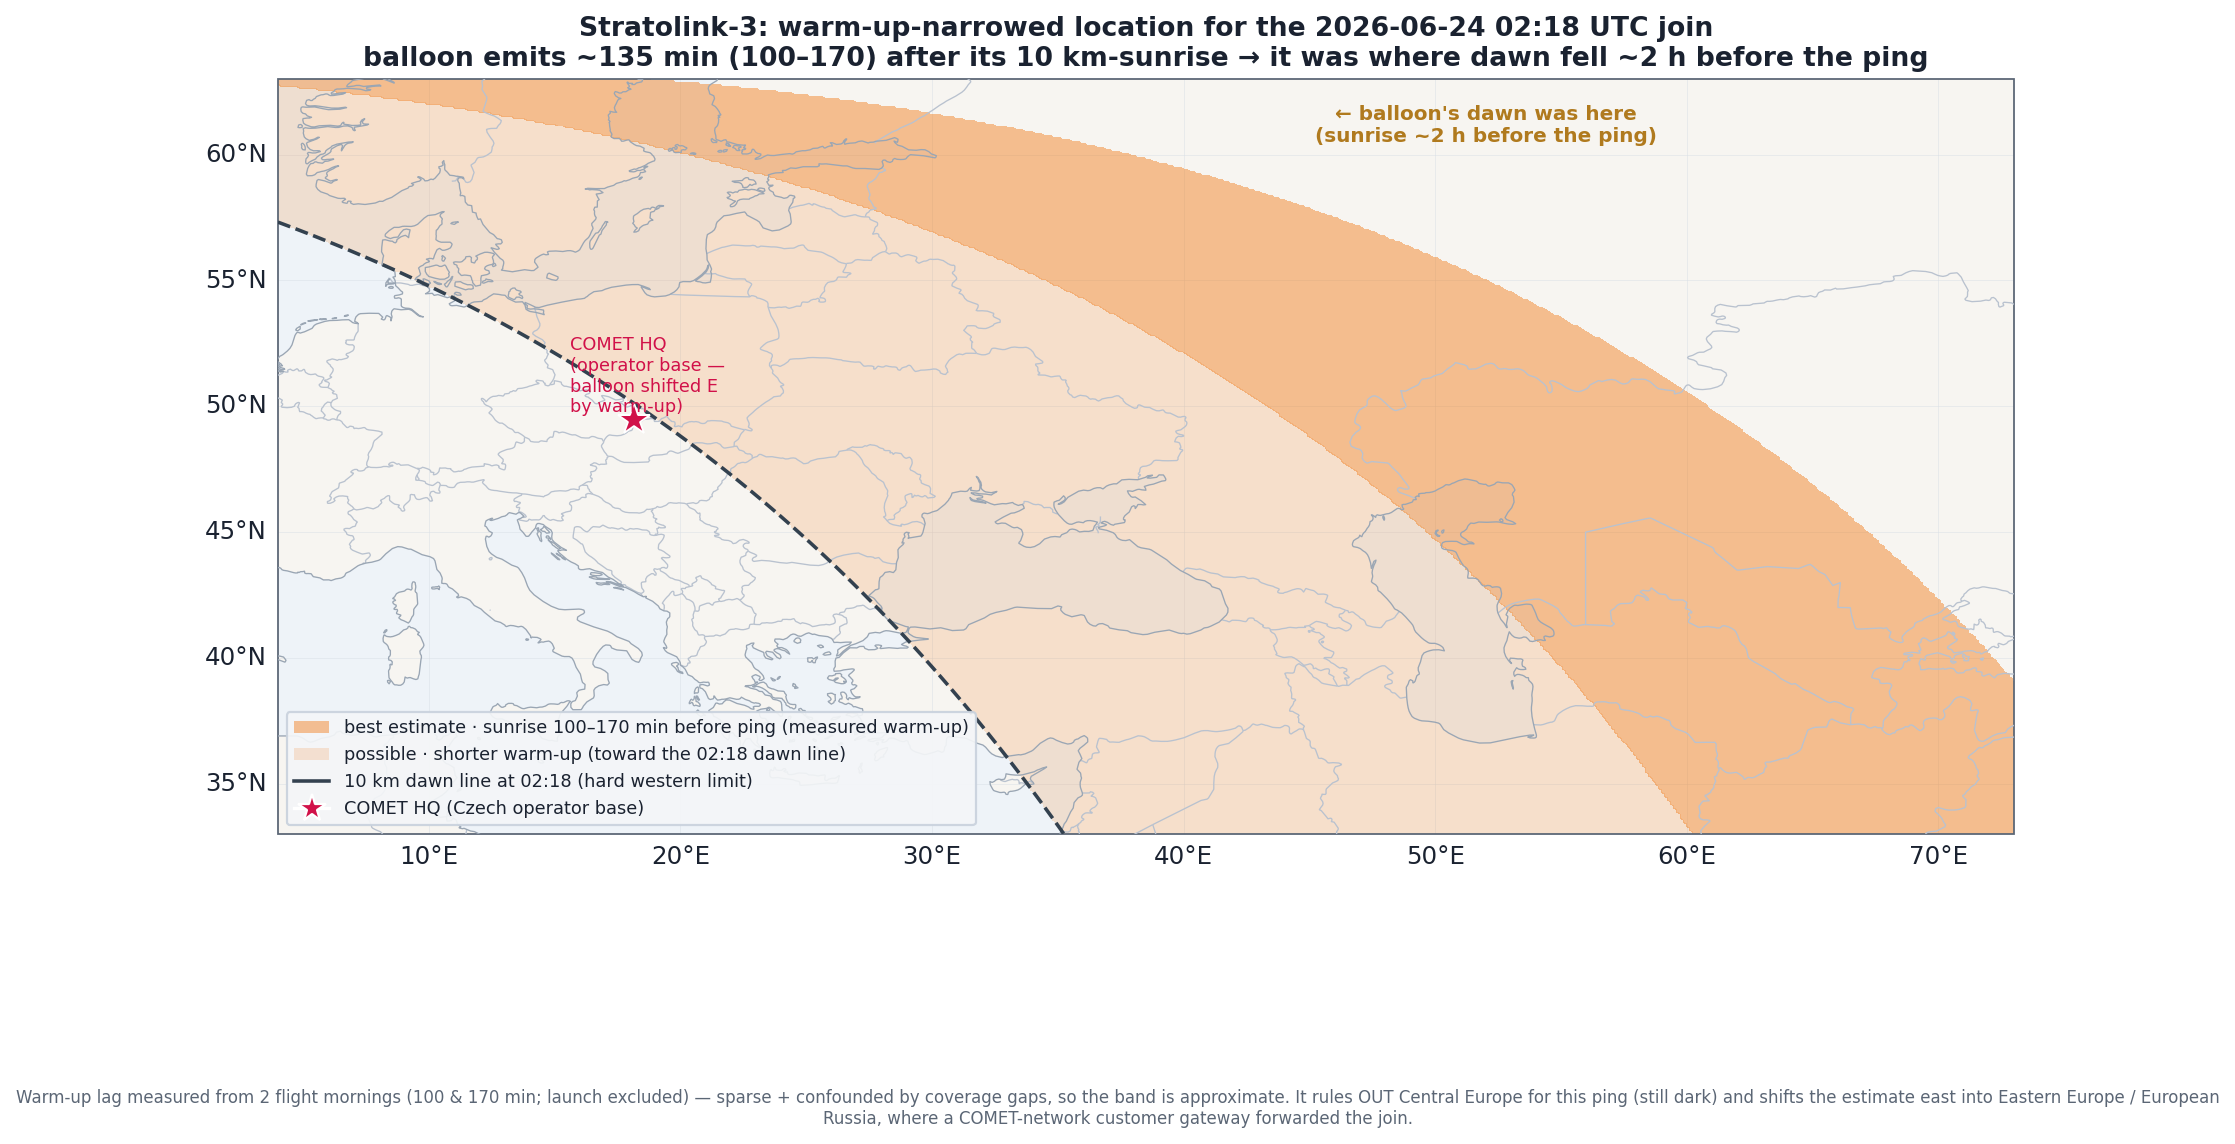

Write Python code to recreate this figure.
#!/usr/bin/env python3
"""Warm-up-narrowed location for the 2026-06-24 02:18:34 UTC join.

Flight data gives the lag from 10 km-sunrise to first emission: ~100 min (Arizona,
19 May) and ~170 min (Spain, 28 May), mean ~135 min (the launch's 190 min is
excluded — hand-powered, not a solar warm-up). The balloon runs on solar+supercap,
so it emits ~this long AFTER its sunrise.

So at the 02:18 UTC join, the balloon's 10 km-sunrise was ~100-170 min earlier
(~23:28-00:38 UTC). Sunrise sweeps east->west, so "sunrise 2 h ago" is a longitude
band well EAST of Central Europe. We shade the band where 10 km-sunrise fell in the
measured warm-up window (best estimate) plus a lighter band toward the 02:18
terminator (if the warm-up was shorter / cap not fully drained).

COMET System is Czech-HQ'd but runs a private TTI network with gateways at customer
sites; an eastern customer's gateway forwarded this join via Packet Broker.

Run: analysis/.venv/bin/python analysis/visualization/comet_warmup_map.py
"""
from __future__ import annotations
from pathlib import Path
import sys, datetime as dt
import numpy as np
import matplotlib
matplotlib.use("Agg")
import matplotlib.pyplot as plt
from matplotlib.patches import Patch
from matplotlib.lines import Line2D

HERE = Path(__file__).resolve().parent
sys.path.insert(0, str(HERE.parent / "antenna"))
try:
    import _style as S
    S.use_light(); RED, WARM, MINT, DIM = S.RED, S.WARM, S.MINT, S.TEXT_DIM
except Exception:
    RED, WARM, MINT, DIM = "#e0594a", "#f4a259", "#2a9d4e", "#7e8aa3"

import cartopy.crs as ccrs
import cartopy.feature as cfeature

PING = dt.datetime(2026, 6, 24, 2, 18, 34, tzinfo=dt.timezone.utc)
DIP = 3.2                        # 10 km horizon dip (deg) -> sun elev at balloon sunrise
WARM_MIN, WARM_MAX = 100, 170    # measured warm-up lag (min), flight data
EXTENT = [4, 73, 33, 63]

def subsolar(when):
    jd = when.timestamp()/86400.0 + 2440587.5; n = jd - 2451545.0
    g = np.radians((357.528 + 0.9856003*n) % 360); Ld = (280.460 + 0.9856474*n) % 360
    lam = np.radians((Ld + 1.915*np.sin(g) + 0.020*np.sin(2*g)) % 360); eps = np.radians(23.439 - 3.6e-7*n)
    decl = np.degrees(np.arcsin(np.sin(eps)*np.sin(lam)))
    ra = np.degrees(np.arctan2(np.cos(eps)*np.sin(lam), np.cos(lam)))
    gmst = (280.46061837 + 360.98564736629*n) % 360
    return decl, ((ra - gmst + 180) % 360) - 180

gx = np.linspace(EXTENT[0], EXTENT[1], 560); gy = np.linspace(EXTENT[2], EXTENT[3], 380)
LON, LAT = np.meshgrid(gx, gy)
def elev_at(when):
    d, sl = subsolar(when); Hh = np.radians(LON - sl)
    return np.degrees(np.arcsin(np.sin(np.radians(LAT))*np.sin(np.radians(d)) +
                                np.cos(np.radians(LAT))*np.cos(np.radians(d))*np.cos(Hh)))
e_ping = elev_at(PING)
e_min  = elev_at(PING - dt.timedelta(minutes=WARM_MIN))   # 00:38
e_max  = elev_at(PING - dt.timedelta(minutes=WARM_MAX))   # 23:28
# balloon lit when elev > -DIP. sunrise time = when elev crosses -DIP rising.
best_band  = (e_max < -DIP) & (e_min > -DIP)              # sunrise in [WARM_MIN,WARM_MAX] before ping
quick_band = (e_min < -DIP) & (e_ping > -DIP)             # sunrise in [0,WARM_MIN] before ping (west ext.)

fig = plt.figure(figsize=(14, 8.6)); ax = plt.axes(projection=ccrs.PlateCarree())
ax.set_extent(EXTENT, crs=ccrs.PlateCarree()); pc = ccrs.PlateCarree()
ax.add_feature(cfeature.OCEAN, facecolor="#eef3f8", zorder=0)
ax.add_feature(cfeature.LAND, facecolor="#f7f5f1", zorder=0)
ax.add_feature(cfeature.BORDERS, edgecolor="#b9c2cf", linewidth=0.6, zorder=4)
ax.add_feature(cfeature.COASTLINE, edgecolor="#9aa6b4", linewidth=0.6, zorder=4)
gl = ax.gridlines(draw_labels=True, linewidth=0.3, color="#d8dee6", alpha=0.7); gl.top_labels = gl.right_labels = False

ax.contourf(LON, LAT, quick_band.astype(float), levels=[0.5, 1.5], colors=[WARM], alpha=0.16, transform=pc, zorder=2)
ax.contourf(LON, LAT, best_band.astype(float),  levels=[0.5, 1.5], colors=[WARM], alpha=0.42, transform=pc, zorder=2)
# 02:18 balloon terminator = hard western limit (west of it was dark at the join)
ax.contour(LON, LAT, e_ping, levels=[-DIP], colors=["#33414f"], linewidths=1.6, transform=pc, zorder=5)

ax.plot(18.14, 49.46, marker="*", ms=15, color=RED, mec="white", mew=0.8, transform=pc, zorder=6)
ax.text(15.6, 51.2, "COMET HQ\n(operator base —\nballoon shifted E\nby warm-up)", fontsize=8, color=RED, va="center", transform=pc, zorder=6)

ax.text(52, 60.5, "← balloon's dawn was here\n(sunrise ~2 h before the ping)", fontsize=9, color="#b07a1e", fontweight="bold", ha="center", transform=pc)

ax.set_title("Stratolink-3: warm-up-narrowed location for the 2026-06-24 02:18 UTC join\n"
             "balloon emits ~135 min (100–170) after its 10 km-sunrise → it was where dawn fell ~2 h before the ping",
             fontsize=12)
legend = [
    Patch(facecolor=WARM, alpha=0.42, label="best estimate · sunrise 100–170 min before ping (measured warm-up)"),
    Patch(facecolor=WARM, alpha=0.16, label="possible · shorter warm-up (toward the 02:18 dawn line)"),
    Line2D([0],[0], color="#33414f", lw=1.6, label="10 km dawn line at 02:18 (hard western limit)"),
    Line2D([0],[0], marker="*", color="w", markerfacecolor=RED, ms=13, label="COMET HQ (Czech operator base)"),
]
ax.legend(handles=legend, loc="lower left", fontsize=8, framealpha=0.92)
fig.text(0.5, 0.012,
         "Warm-up lag measured from 2 flight mornings (100 & 170 min; launch excluded) — sparse + confounded by coverage gaps, "
         "so the band is approximate. It rules OUT Central Europe for this ping (still dark) and shifts the estimate east into "
         "Eastern Europe / European Russia, where a COMET-network customer gateway forwarded the join.",
         ha="center", fontsize=7.5, color=DIM, wrap=True)
out = HERE / "comet_warmup_map.png"
fig.savefig(out, dpi=160, bbox_inches="tight")
print("wrote", out)
